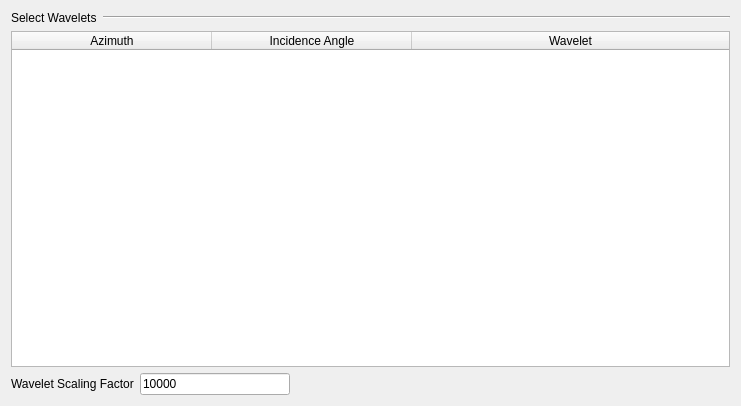
<?xml version="1.0" encoding="UTF-8"?>
<ui version="4.0">
 <class>PageSeismicForwardingTwo</class>
 <widget class="QWidget" name="PageSeismicForwardingTwo">
  <property name="geometry">
   <rect>
    <x>0</x>
    <y>0</y>
    <width>741</width>
    <height>406</height>
   </rect>
  </property>
  <property name="windowTitle">
   <string>Form</string>
  </property>
  <layout class="QGridLayout" name="gridLayout">
   <item row="0" column="0">
    <widget class="QLabel" name="label_12">
     <property name="text">
      <string>Select Wavelets</string>
     </property>
    </widget>
   </item>
   <item row="0" column="1" colspan="3">
    <widget class="Line" name="line">
     <property name="orientation">
      <enum>Qt::Horizontal</enum>
     </property>
    </widget>
   </item>
   <item row="1" column="0" colspan="4">
    <widget class="QTableWidget" name="m_pTable">
     <attribute name="horizontalHeaderCascadingSectionResizes">
      <bool>true</bool>
     </attribute>
     <attribute name="horizontalHeaderDefaultSectionSize">
      <number>200</number>
     </attribute>
     <attribute name="horizontalHeaderMinimumSectionSize">
      <number>50</number>
     </attribute>
     <attribute name="horizontalHeaderStretchLastSection">
      <bool>true</bool>
     </attribute>
     <column>
      <property name="text">
       <string>Azimuth</string>
      </property>
     </column>
     <column>
      <property name="text">
       <string>Incidence Angle</string>
      </property>
     </column>
     <column>
      <property name="text">
       <string>Wavelet</string>
      </property>
     </column>
    </widget>
   </item>
   <item row="2" column="0" colspan="2">
    <widget class="QLabel" name="label_11">
     <property name="text">
      <string>Wavelet Scaling Factor</string>
     </property>
    </widget>
   </item>
   <item row="2" column="2">
    <widget class="QLineEdit" name="m_pLineEdtScalingFactor">
     <property name="maximumSize">
      <size>
       <width>150</width>
       <height>16777215</height>
      </size>
     </property>
     <property name="text">
      <string>10000</string>
     </property>
    </widget>
   </item>
   <item row="2" column="3">
    <spacer name="horizontalSpacer">
     <property name="orientation">
      <enum>Qt::Horizontal</enum>
     </property>
     <property name="sizeHint" stdset="0">
      <size>
       <width>426</width>
       <height>20</height>
      </size>
     </property>
    </spacer>
   </item>
  </layout>
 </widget>
 <resources/>
 <connections/>
</ui>
